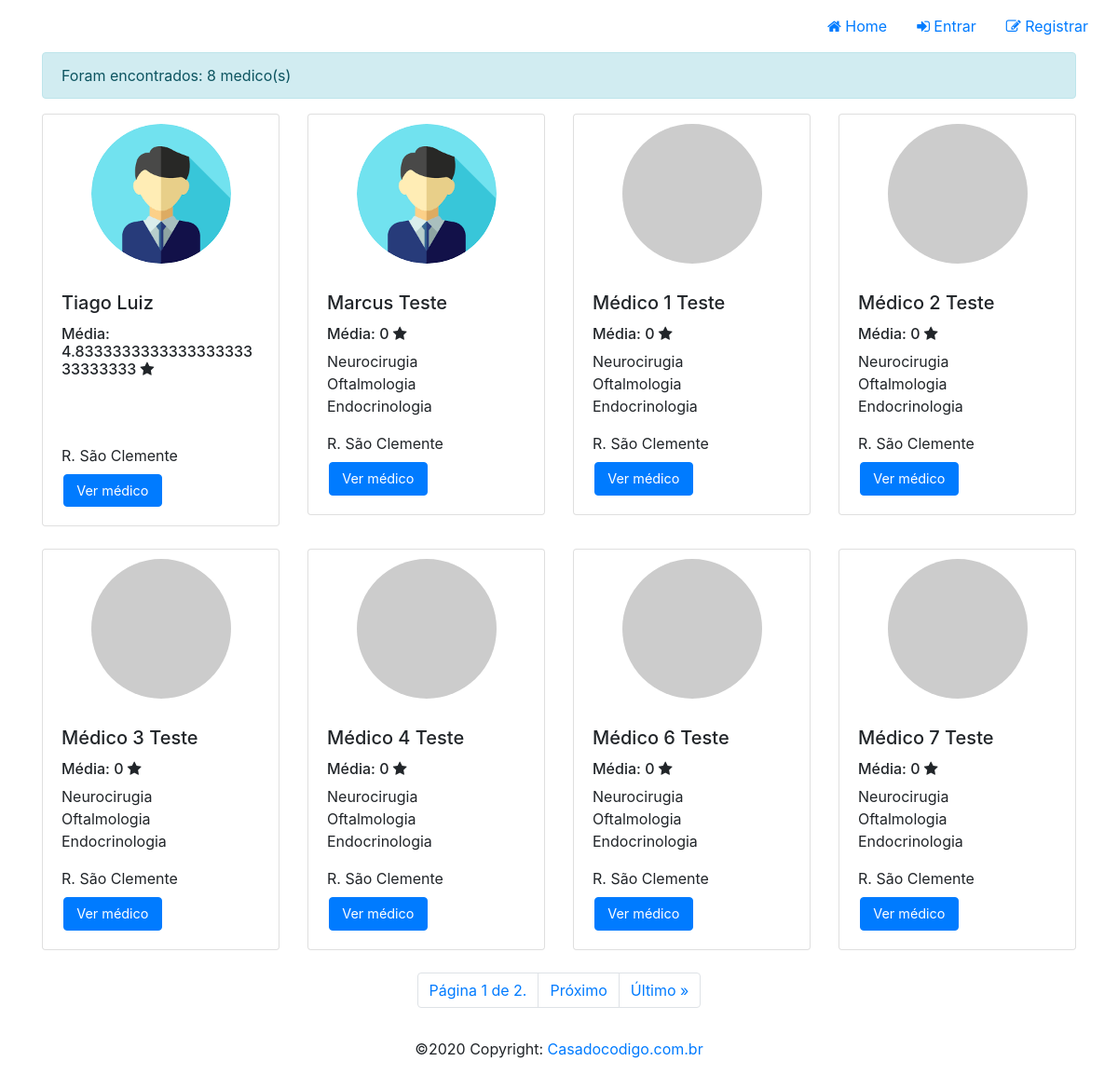
The app's page /medic/ with its own data.
### medicSearch/models/Profile.py (models this page shows, shortened)
class Profile(models.Model):
    user = models.OneToOneField(User, on_delete=models.CASCADE)
    role = models.IntegerField(choices=ROLE_CHOICE, default=3)
    birthday = models.DateField(default=None, null=True, blank=True)
    created_at = models.DateTimeField(auto_now_add=True)
    updated_at = models.DateTimeField(auto_now=True)
    token = models.CharField(max_length=256, null=True, blank=True)
    image = models.ImageField(null=True, blank=True)
    favorites = models.ManyToManyField(User, blank=True, related_name='favorites', verbose_name='Favoritos', help_text="Este campo é destinado aos usuários de perfil paciente.")
    specialties = models.ManyToManyField(Speciality, blank=True, related_name='specialties', verbose_name='Especialidades', help_text="Este campo é destinado aos usuários de perfil médico.")
    addresses = models.ManyToManyField(Address, blank=True, related_name='addresses', verbose_name='Endereços', help_text="Este campo é destinado aos usuários de perfil médico.")
    def show_scoring_average(self):
        from .Rating import Rating
        try:
            ratings = Rating.objects.filter(user_rated=self.user).aggregate(Sum('value'), Count('user'))
            scoring_average = ratings['value__sum'] / ratings['user__count']
            return scoring_average
        except:
            return 0

### medicSearch/models/Address.py (models this page shows, shortened)
class Address(models.Model):
    neighborhood = models.ForeignKey(Neighborhood, related_name='neighborhood', on_delete=models.CASCADE)
    name = models.CharField(null=False, max_length=100)
    address = models.CharField(null=False, max_length=255)
    latitude = models.DecimalField(max_digits=9, decimal_places=7)
    longitude = models.DecimalField(max_digits=9, decimal_places=7)
    opening_time = models.TimeField()
    closing_time = models.TimeField()
    days_week = models.ManyToManyField(DayWeek, blank=True, related_name='days_week')
    phone = models.CharField(null=True, blank=True, max_length=50)
    status = models.BooleanField(default=True)
    created_at = models.DateTimeField(auto_now_add=True)
    updated_at = models.DateTimeField(auto_now=True)

### medicSearch/models/Speciality.py (models this page shows)
class Speciality(models.Model):
    name = models.CharField(null=False, max_length=100)
    status = models.BooleanField(default=True)
    created_at = models.DateTimeField(auto_now_add=True)
    updated_at = models.DateTimeField(auto_now=True)
    def __str__(self):
        return '{}'.format(self.name)

### medicSearch/views/MedicView.py (the view)
def list_medics_view(request):
    name = request.GET.get("name")
    speciality = request.GET.get("speciality")
    neighborhood = request.GET.get("neighborhood")
    city = request.GET.get("city")
    state = request.GET.get("state")
    medics = Profile.objects.filter(role=2)
    if name is not None:
        medics = medics.filter(Q(user__first_name__contains=name) | Q(user__username__contains=name))
    if speciality is not None:
        medics = medics.filter(specialties__id=speciality)
    if neighborhood is not None:
        medics = medics.filter(addresses__neighborhood__id=neighborhood)
    else:
        if city is not None:
            medics = medics.filter(addresses__neighborhood__city__id=city)
        elif state is not None:
            medics = medics.filter(addresses__neighborhood__city__state__id=state)
    if len(medics) > 0:
        paginator = Paginator(medics, 8)
        page = request.GET.get('page')
        medics = paginator.get_page(page)
    get_copy = request.GET.copy()
    parameters = get_copy.pop('page', True) and get_copy.urlencode()
    context = {
        'medics': medics,
        'parameters': parameters
    }
    return render(request, template_name='medic/medics.html', context=context, status=200)

### medicSearch/templates/medic/medics.html (shortened to what this page needs)
{% extends "base.html" %}
{% load static %}
{% block content %}
<div id="content">
    <div class="container">
        <div class="alert alert-info">Foram encontrados: {{ medics | length }} medico(s)</div>
        <div class="row">
        {% for medic in medics %}
            <div class="col-xs-12 col-md-3 col-lg-3">
                <div class="card mb-4">
                    <div class="image-circle" style="background-image: url('/media/{{medic.image}}');"></div>
                    <div class="card-body">
                        <h5 class="card-title">{{medic.user.get_full_name}}</h5>
                        <h6>Média: {{medic.show_scoring_average}} <i class="fa fa-star"></i></h6>
                        <ul class="specialties">
                            {% for speciality in medic.specialties.all %}
                            <li>{{speciality}}</li>
                            {% endfor %}
                        </ul>
                        <div class="address mb-2">
                            {{medic.addresses.first.address | default:"Nenhum endereço." | slice:":15"}}
                        </div>
                        <a href="/profile/{{medic.user.id}}" class="btn btn-primary btn-card">Ver médico</a>
                    </div>
                </div>
            </div>
        {% endfor %}
        </div>
        <div class="row">
            <nav aria-label="Page navigation" class="navigation">
              <ul class="pagination">
                  <li class="page-item"><a class="page-link" href="#">Página {{ medics.number }} de {{ medics.paginator.num_pages }}.</a></li>
                {% if medics.has_next %}
                    <li class="page-item"><a class="page-link" href="?page={{ medics.next_page_number }}&{{ parameters }}">Próximo</a></li>
                    <li class="page-item"><a class="page-link" href="?page={{ medics.paginator.num_pages }}&{{ parameters }}">Último &raquo;</a></li>
                {% endif %}
              </ul>
            </nav>
        </div>
    </div>
</div>
{% endblock %}

### medicSearch/static/css/global.css (style rules this page uses)
#content { min-height: calc(100vh - 112px); }
.image-circle { width: 150px; height: 150px; border-radius: 100%; margin: 10px auto; background-size: contain; background-color: #ccc; }
.btn-card { width: 49.5%; float: left; font-size: 0.9em; }
.btn-card:last-child { margin-left: 1%; }
.specialties { padding: 0; list-style: none; min-height: 46px; }
.navigation { margin: 0 auto; }

### records on screen
Profile: image (picture), user.get_full_name "Tiago Luiz", show_scoring_average "4.833333333333333333333333333", addresses.first.address "R. São Clemente"
Profile: image (picture), user.get_full_name "Marcus Teste", show_scoring_average "0", addresses.first.address "R. São Clemente"
Speciality: name "Neurocirugia"
Speciality: name "Oftalmologia"
Speciality: name "Endocrinologia"
Profile: user.get_full_name "Médico 1 Teste", show_scoring_average "0", addresses.first.address "R. São Clemente"
Profile: user.get_full_name "Médico 2 Teste", show_scoring_average "0", addresses.first.address "R. São Clemente"
Profile: user.get_full_name "Médico 3 Teste", show_scoring_average "0", addresses.first.address "R. São Clemente"
Profile: user.get_full_name "Médico 4 Teste", show_scoring_average "0", addresses.first.address "R. São Clemente"
Profile: user.get_full_name "Médico 6 Teste", show_scoring_average "0", addresses.first.address "R. São Clemente"
Profile: user.get_full_name "Médico 7 Teste", show_scoring_average "0", addresses.first.address "R. São Clemente"

### other values on screen
{{ medics | length }} "8"
{{ medics.number }} "1"
{{ medics.paginator.num_pages }} "2"
